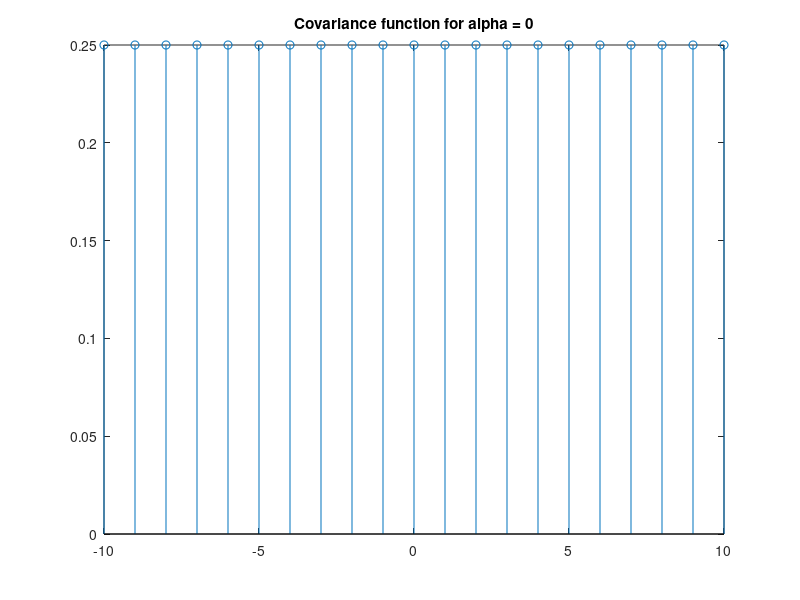
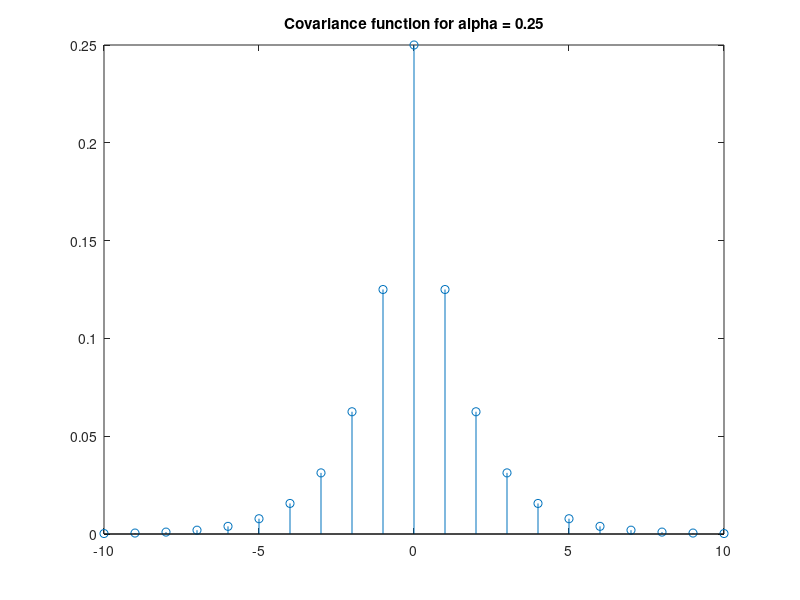
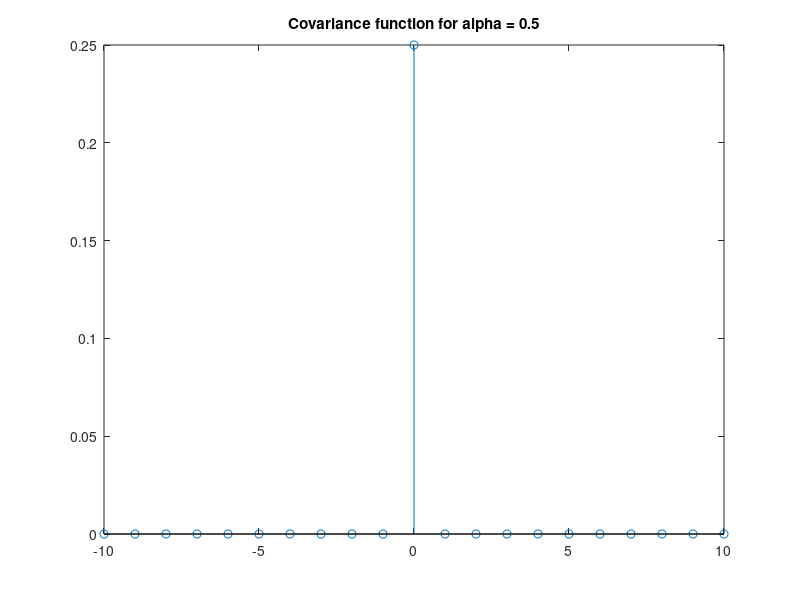
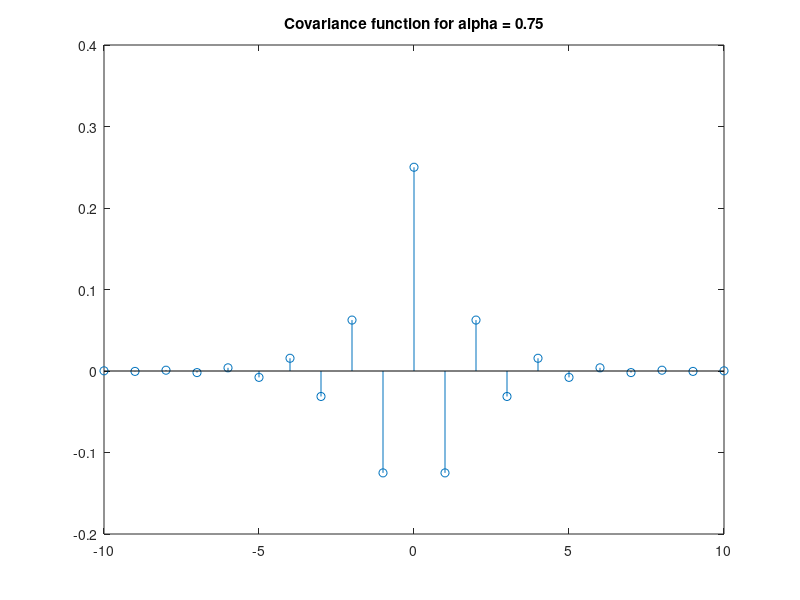

The MATLAB source for these figures, in order:
alpha = [0, 0.25 0.5 0.75];

m = -10:1:10;

for i = 1:length(alpha)
    CovFunc(i, :) = 1/4*(1-2*alpha(i)).^(abs(m));
end

figure; stem(-10:1:10,CovFunc(1,:));
title('Covariance function for alpha = 0');
figure; stem(-10:1:10,CovFunc(2,:));
title('Covariance function for alpha = 0.25');
figure; stem(-10:1:10,CovFunc(3,:));
title('Covariance function for alpha = 0.5');
figure; stem(-10:1:10,CovFunc(4,:));
title('Covariance function for alpha = 0.75');

% The plots agree with what we expect of this system. When alpha is 0 this
% means that there is no transition probablility and therefore knowing the
% first value, gives you complete information about all future and past
% values. 

% When the alpha is 0.25 we start seeing a covariance function that we
% typically expect. One where the covariance of two times decreases as time
% goes on.

% When the alpha is 0.5 the system is as random as it can be. Therefore we
% gain no information about future or past values. This is reflected by
% only seeing a spike at m=0 and the rest of the values being 0.

% When alpha is 0.75, the system acts differently. Because the transition
% probability is so high, you are very likely to switch states during a
% time step. This corresponds to flipping signs of the covariance function
% at every time step. Which is what we see.